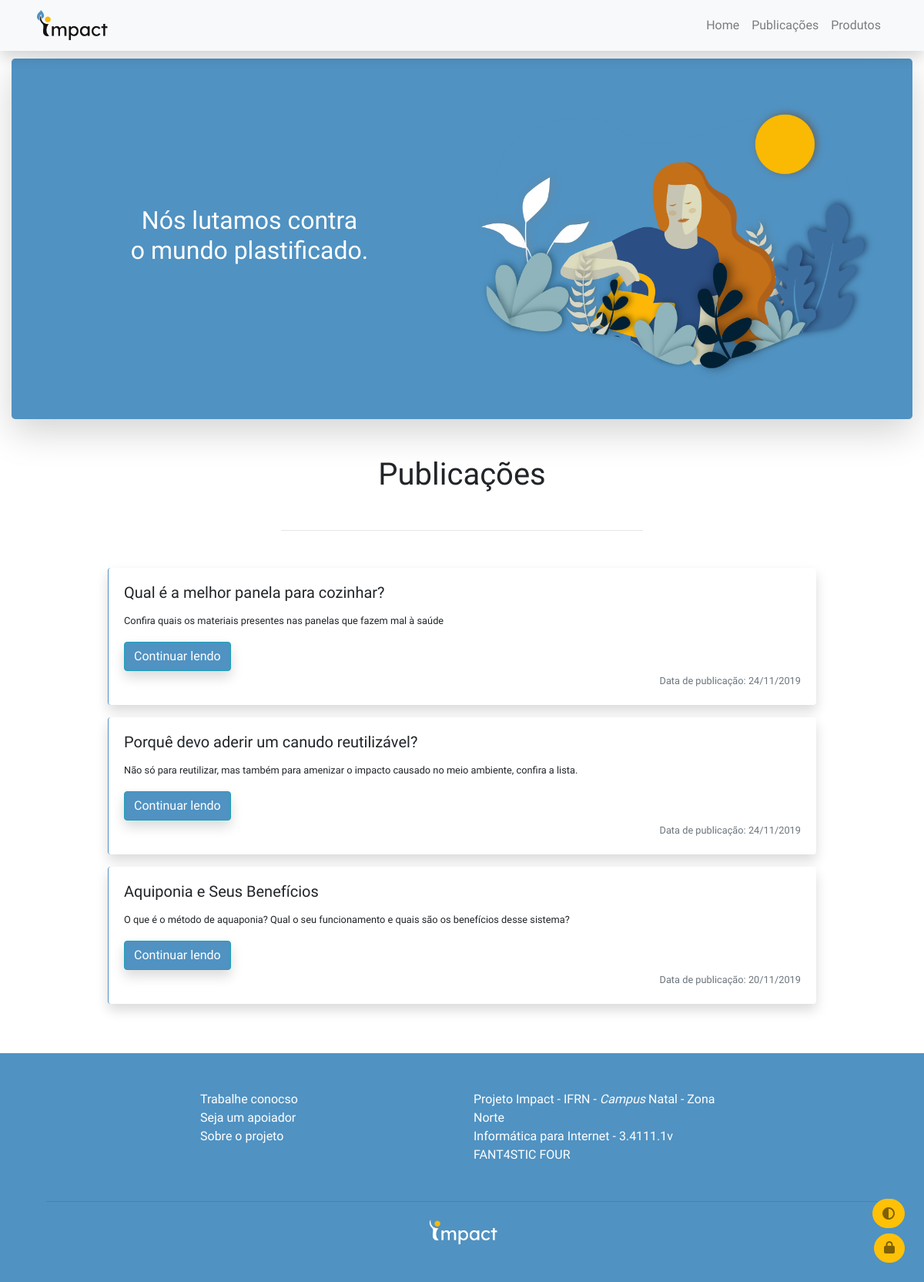
The page / on the database its author committed.
### tables this page shows
CREATE TABLE `publicacoes` (
  `id` int(11) NOT NULL,
  `titulo` varchar(100) NOT NULL,
  `descricao` varchar(300) NOT NULL,
  `texto_completo` text NOT NULL,
  `data_publicacao` datetime NOT NULL,
  `anexo` varchar(200) NOT NULL,
  `link_imagem` varchar(8000) NOT NULL
);

### application/controllers/Home.php (called while the page is built, shortened)
<?php
class Home extends CI_Controller {
	public function index() {
		$this->load->model('publicacoes_model', 'publicacoes');
		$data['publicacoes'] = $this->publicacoes->getPublicacoes();
		$this->load->view('index', $data);
	}
}

### index.php (called while the page is built, shortened)
<?php
require_once BASEPATH.'core/CodeIgniter.php';

### application/models/Publicacoes_model.php (called while the page is built, shortened)
<?php
class Publicacoes_model extends CI_Model {
	public function getPublicacoes() {
		$this->db->order_by('id','DESC');
		$query = $this->db->get('publicacoes');
		return $query->result();
	}
}

### application/views/index.php (the view, shortened to what this page needs)
<!DOCTYPE html>
<html lang="pt-BR">
  <head>
    <link rel="stylesheet" href="https://stackpath.bootstrapcdn.com/bootstrap/4.3.1/css/bootstrap.min.css">
  </head>
  <body class=" mt-5 pt-1">
    <button id="dark-mode" class="btn btn-warning text-black-50 floating2"><i class="fas fa-adjust"></i></button>
    <a title="Área do Administrador" href="login" class="btn btn-warning text-black-50 floating"><i class="fas fa-lock"></i></a>
    <section id="Home">
        <div class="container-fluid mt-4">
            <div class="carousel bg-info shadow-lg rounded-lg p-5">
                <div class="row align-items-center">
                    <div class="col-md-6">
                        <h2 class="text-center text-white">Nós lutamos contra <br>o mundo plastificado.</h2>
                    </div>
                    <div class="col-md-6">
                        <img src="<?php echo base_url();?>/assets/img/home-impact.png" class="img-fluid">
                    </div>
                </div>
            </div>
        </div>
    </section>
    <section class="mt-5">
      <h1 class="text-center mt-5 mb-5">Publicações</h1>
      <div class="col-5 mt-5 mx-auto"><hr></div>
      <div class="container-fluid my-5">
          <div class="container">
              <div class="row">
                <?php $contador = 0;
                    foreach ($publicacoes as $publicacao) { ?>
                      <div class="col-md-10 mx-auto">
                        <div class="card mb-3 border-left border-info border-top-0 border-bottom-0 border-right-0 shadow">
                          <div class="card-body">
                            <h5 class="card-title"><?php echo $publicacao->titulo ?></h5>
                            <p class="card-text"><small><?php echo $publicacao->descricao ?></small></p>
                            <a href="publicacao/?id=<?php echo $publicacao->id;?>" class="btn btn-info shadow">Continuar lendo</a>
                            <p class="card-text text-right"><small class="text-muted"><?php
                              $sampleDate = $publicacao->data_publicacao;
                              $convertDate = date("d/m/Y", strtotime($sampleDate));
                              echo "Data de publicação: ",$convertDate;
                             ?></small></p>
                          </div>
                        </div>
                      </div>
                <?php $contador++;}?>
              </div><span id="contato"></span>
          </div>
      </div>
    </section>
  </body>
</html>

### application/views/index.php (style rules this page uses)
* { font-family: 'Lexend Deca', sans-serif }
html { scroll-behavior: smooth }
.bg-info { background-color: #5092c2 !important; }
.btn-info { background-color: #5092c2 !important; }
.border-info { border-color: #5092c2 !important; }
.floating { position: fixed; bottom: 25px; right: 25px; z-index: 1060; border-radius:30px; }
.floating2 { position: fixed; bottom: 70px; right: 25px; z-index: 1060; border-radius:30px; }

### rows shown on the page
publicacoes: titulo "Qual é a melhor panela para cozinhar?", descricao "Confira quais os materiais presentes nas panelas que fazem mal à saúde", data_publicacao "24/11/2019"
publicacoes: titulo "Porquê devo aderir um canudo reutilizável?", descricao "Não só para reutilizar, mas também para amenizar o impacto causado no meio ambiente, confira a lista.", data_publicacao "24/11/2019"
publicacoes: titulo "Aquiponia e Seus Benefícios", descricao "O que é o método de aquaponia? Qual o seu funcionamento e quais são os benefícios desse sistema?", data_publicacao "20/11/2019"
